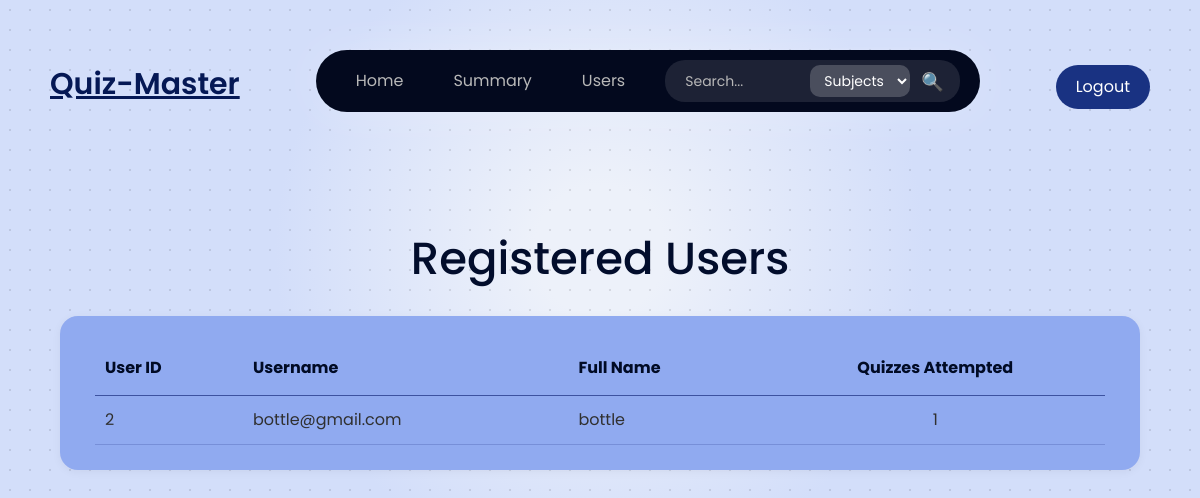
Before: /admin/users with the older database file.
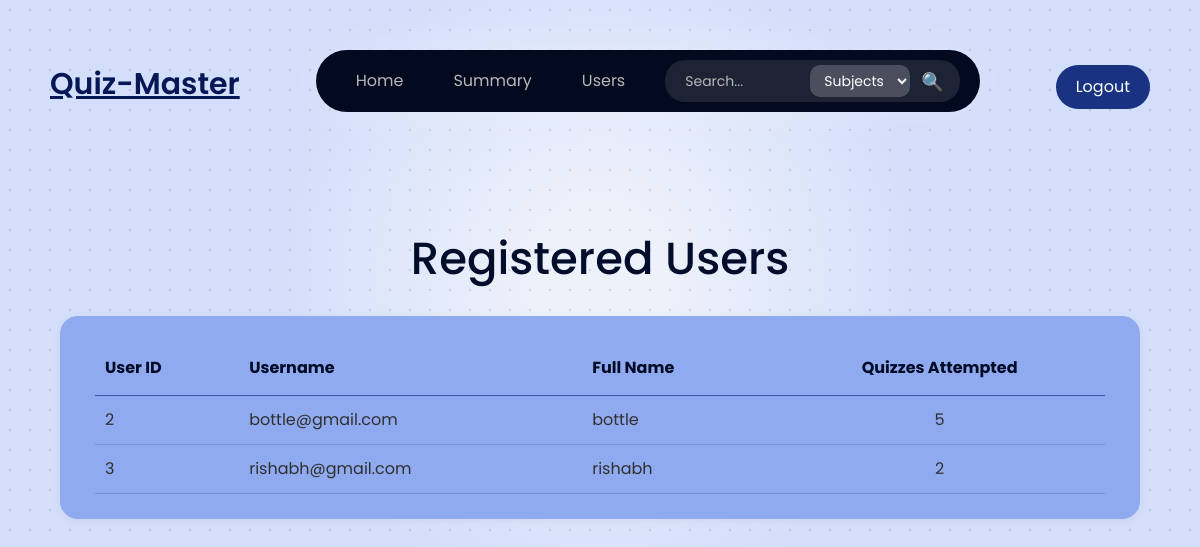
After: the same page with the newer database file.
### models/models.py (models this page shows)
class Users(db.Model):
    __tablename__ = "users"
    userId = db.Column(db.Integer,  primary_key= True)
    userName = db.Column(db.String(120), unique = True, nullable = False)
    passWord = db.Column(db.String(120), nullable = False)
    fullName = db.Column(db.String(120), nullable = False)
    isAdmin = db.Column(db.Boolean, default = False)

### app.py (the view)
@app.route('/admin/users')
def list_users():
    users = Users.query.filter_by(isAdmin=False).all()
    users_data = []
    for user in users:
        quiz_count = Score.query.filter_by(userId=user.userId).count()
        users_data.append({
            'id': user.userId,
            'username': user.userName,
            'fullname': user.fullName,
            'quiz_attempts': quiz_count
        })
    return render_template('users_list.html', users=users_data)

### templates/users_list.html (shortened to what this page needs)
<!DOCTYPE html>
<html lang="en">
<head>
    <link rel="stylesheet" href="{{ url_for('static', filename='styles.css') }}">
</head>
<body class='page_look font_family_poppins'>
    {% include 'navbar.html' %}
    <h1 style="margin-top: -30px; font-size: 45px; text-align: center; color: #020d2c; font-family: 'Poppins', sans-serif;">
        Registered Users
    </h1>
    <div style="display: flex; justify-content: center; margin: 30px auto; max-width: 1200px;">
        <div style="width: 90%; background-color: #90aaf0; padding: 25px 35px; border-radius: 18px; box-shadow: 0px 2px 10px rgba(0, 0, 0, 0.05);">
            <div style="overflow-x: auto;">
                <table style="width: 100%; border-collapse: collapse;">
                    <thead>
                        <tr style="border-bottom: 1px solid #3D52A0; color: #010b25; font-weight: 500;">
                            <th style="padding: 15px 10px; text-align: left;">User ID</th>
                            <th style="padding: 15px 10px; text-align: left;">Username</th>
                            <th style="padding: 15px 10px; text-align: left;">Full Name</th>
                            <th style="padding: 15px 10px; text-align: center;">Quizzes Attempted</th>
                        </tr>
                    </thead>
                    <tbody>
                        {% for user in users %}
                        <tr style="border-bottom: 1px solid rgba(61, 82, 160, 0.3);">
                            <td style="padding: 12px 10px; color: #303030;">{{ user.id }}</td>
                            <td style="padding: 12px 10px; color: #303030;">{{ user.username }}</td>
                            <td style="padding: 12px 10px; color: #303030;">{{ user.fullname }}</td>
                            <td style="padding: 12px 10px; color: #303030; text-align: center;">{{ user.quiz_attempts }}</td>
                        </tr>
                        {% endfor %}
                    </tbody>
                </table>
            </div>
        </div>
    </div>
</body>
</html>

Changed rows visible on the page:
computed for Users "bottle@gmail.com": quiz_attempts "1" → "5"
added Users: id "3", username "rishabh@gmail.com", fullname "rishabh", quiz_attempts "2"
